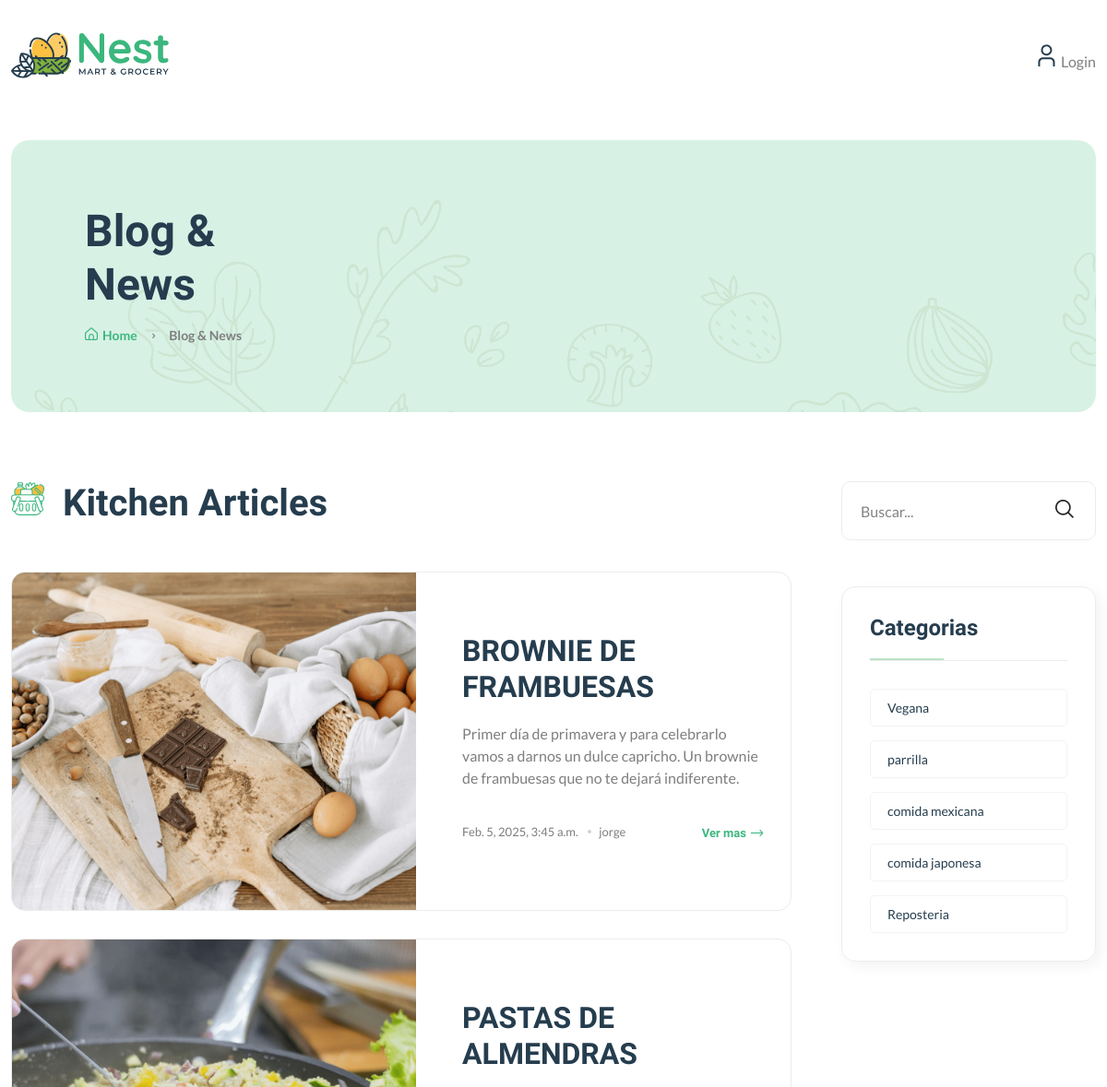
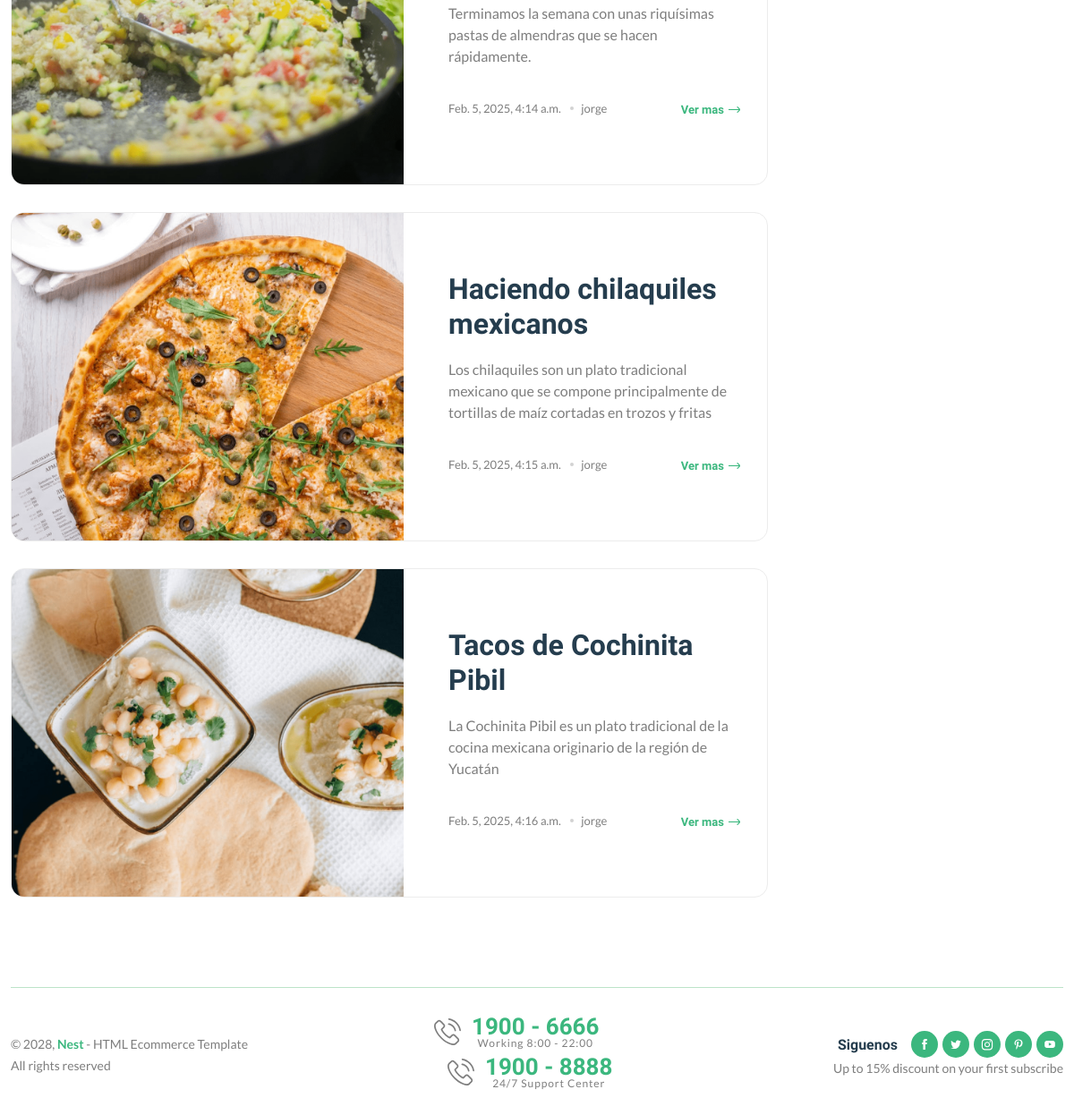
The page / on the database its author committed (2 pictures, top to bottom).
### blogs/models.py (models this page shows, shortened)
class Blog(models.Model):
    title = models.CharField(max_length=100)
    slug = models.SlugField(max_length=150,unique=True, blank=True)
    category = models.ForeignKey(Categorias, on_delete=models.CASCADE)
    author = models.ForeignKey(User, on_delete=models.CASCADE)
    featured_image = models.ImageField(upload_to='uploads/%Y/%m/%d')
    short_description = models.TextField(max_length=500)
    blog_body = models.TextField(max_length=2000)
    status = models.TextField(max_length=20,choices=STATUS_CHOICES, default="Draft")
    is_featured = models.BooleanField(default=False)
    created_at = models.DateTimeField(auto_now_add=True)
    update_at = models.DateTimeField(auto_now=True)

class Categorias(models.Model):
    category_name = models.CharField(max_length=50, unique=True)
    created_at = models.DateTimeField(auto_now_add=True)
    update_at = models.DateTimeField(auto_now_add=True)
    class Meta:
        verbose_name_plural = 'categories'

### blog/views.py (the view)
# urls.py: 2. Add a URL to urlpatterns:  path('', views.home, name='home')
def home(request):
    posts = Blog.objects.filter(is_featured = True).order_by('update_at')
    context = {
        'featured_posts': posts
    }
    return render(request, 'home.html', context)

### blogs/context_processor.py (called while the page is built)
def get_categories(request):
    categories = Categorias.objects.all()
    return dict(categories=categories)

### templates/home.html (shortened to what this page needs)
{% extends 'base.html' %}
{% load static %}
{% block content%}
    <main class="main">
        <div class="page-header mt-30 mb-75">
            <div class="container">
                <div class="archive-header">
                    <div class="row align-items-center">
                        <div class="col-xl-3">
                            <h1 class="mb-15">Blog & News</h1>
                            <div class="breadcrumb">
                                <a href="{% url 'home' %}" rel="nofollow"><i class="fi-rs-home mr-5"></i>Home</a>
                                <span></span> Blog & News
                            </div>
                        </div>
                    </div>
                </div>
            </div>
        </div>
        <div class="page-content mb-50">
            <div class="container">
                <div class="row">
                    <div class="col-lg-9">
                        <div class="shop-product-fillter mb-50 pr-30">
                            <div class="totall-product">
                                <h2>
                                    <img class="w-36px mr-10" src="{% static 'assets/imgs/theme/icons/category-1.svg' %}" alt="" />
                                    Kitchen Articles
                                </h2>
                            </div>
                        </div>
                        <div class="loop-grid loop-list pr-30 mb-50">
                            {% for  posts in featured_posts %}
                            <article class="wow fadeIn animated hover-up mb-30 animated">
                                {% load static %}
                                <div class="post-thumb" style="background-image: url({{ posts.featured_image.url }})"></div>
                                <div class="entry-content-2 pl-50">
                                    <h3 class="post-title mb-20">
                                        <a href="{% url 'blogs' posts.slug %}">{{ posts.title }}</a>
                                    </h3>
                                    <p class="post-exerpt mb-40">{{ posts.short_description }}</p>
                                    <div class="entry-meta meta-1 font-xs color-grey mt-10 pb-10">
                                        <div>
                                            <span class="post-on">{{ posts.created_at }}</span>
                                            <span class="hit-count has-dot">{{ posts.author }}</span>
                                        </div>
                                        <a href="{% url 'blogs' posts.slug %}" class="text-brand font-heading font-weight-bold">Ver mas<i class="fi-rs-arrow-right"></i></a>
                                    </div>
                                </div>
                            </article>
                            {% endfor %}
                        </div>
                    </div>
                    <div class="col-lg-3 primary-sidebar sticky-sidebar">
                        <div class="widget-area">
                            {% include 'includes/blog_search.html' %}
                            {% include 'includes/category_list.html' %}
                        </div>
                    </div>
                </div>
            </div>
        </div>
    </main>
{% endblock %}

### templates/base.html (shortened to what this page needs)
{% load static %}
<!DOCTYPE html>
<html class="no-js" lang="en">
<head>
    <link rel="stylesheet" href="{% static 'assets/css/main.css' %}" />
</head>
<body>
    <header class="header-area header-style-1 header-height-2">
        <div class="header-middle header-middle-ptb-1 d-none d-lg-block">
            <div class="container">
                <div class="header-wrap">
                    <div class="logo logo-width-1">
                        <a href="{% url 'home' %}"><img src="{% static 'assets/imgs/theme/logo.svg' %}" alt="logo" /></a>
                    </div>
                    <div class="header-right">
                        <div class="header-action-right">
                            <div class="header-action-2">
                                {% if not user.is_authenticated %}
                                <div class="header-action-icon-2">
                                    <a href="shop-compare.html">
                                        <img class="svgInject" alt="Nest" src="{% static 'assets/imgs/theme/icons/icon-user.svg' %}" />
                                    </a>
                                    <a href="{% url 'login' %}"><span class="lable ml-0">&nbsp;Login</span></a>
                                </div>
                                {% endif %}
                            </div>
                        </div>
                    </div>
                </div>
            </div>
        </div>
    </header>
{% block content %}
{% endblock %}
    <footer class="main">
        <div class="container pb-30">
            <div class="row align-items-center">
                <div class="col-12 mb-30">
                    <div class="footer-bottom"></div>
                </div>
                <div class="col-xl-4 col-lg-6 col-md-6">
                    <p class="font-sm mb-0">&copy; 2028, <strong class="text-brand">Nest</strong> - HTML Ecommerce Template <br />All rights reserved</p>
                </div>
                <div class="col-xl-4 col-lg-6 text-center d-none d-xl-block">
                    <div class="hotline d-lg-inline-flex mr-30">
                        <img src="{% static 'assets/imgs/theme/icons/phone-call.svg' %}" alt="hotline" />
                        <p>1900 - 6666<span>Working 8:00 - 22:00</span></p>
                    </div>
                    <div class="hotline d-lg-inline-flex">
                        <img src="{% static 'assets/imgs/theme/icons/phone-call.svg' %}" alt="hotline" />
                        <p>1900 - 8888<span>24/7 Support Center</span></p>
                    </div>
                </div>
                <div class="col-xl-4 col-lg-6 col-md-6 text-end d-none d-md-block">
                    <div class="mobile-social-icon">
                        <h6>Siguenos</h6>
                        <a href="#"><img src="{% static 'assets/imgs/theme/icons/icon-facebook-white.svg' %}" alt="" /></a>
                        <a href="#"><img src="{% static 'assets/imgs/theme/icons/icon-twitter-white.svg' %}" alt="" /></a>
                        <a href="#"><img src="{% static 'assets/imgs/theme/icons/icon-instagram-white.svg' %}" alt="" /></a>
                        <a href="#"><img src="{% static 'assets/imgs/theme/icons/icon-pinterest-white.svg' %}" alt="" /></a>
                        <a href="#"><img src="{% static 'assets/imgs/theme/icons/icon-youtube-white.svg' %}" alt="" /></a>
                    </div>
                    <p class="font-sm">Up to 15% discount on your first subscribe</p>
                </div>
            </div>
        </div>
    </footer>
</body>
</html>

### templates/includes/blog_search.html
<div class="sidebar-widget-2 widget_search mb-50">
    <div class="search-form">
        <form action="{% url 'search' %}"method = "GET">
            <input type="text" name="keyword" value="{{keyword}}" placeholder="Buscar..." />
            <button type="submit"><i class="fi-rs-search"></i></button>
        </form>
    </div>
</div>

### templates/includes/category_list.html
<div class="sidebar-widget widget-category-2 mb-50">
    <h5 class="section-title style-1 mb-30">Categorias</h5>
    <ul>
        {% for cat in categories %}
        <li>
            <a href="{% url 'posts_by_category' cat.id %}">{{ cat.category_name }}</a>
        </li>
        {% endfor %}
    </ul>
</div>

### rows shown on the page
Blog: featured_image (picture), title "BROWNIE DE FRAMBUESAS", short_description "Primer día de primavera y para celebrarlo vamos a darnos un dulce capricho. Un brownie de frambuesas que no te dejará indiferente.", created_at "Feb. 5, 2025, 3:45 a.m.", author "jorge"
Blog: featured_image (picture), title "PASTAS DE ALMENDRAS", short_description "Terminamos la semana con unas riquísimas pastas de almendras que se hacen rápidamente.", created_at "Feb. 5, 2025, 4:14 a.m.", author "jorge"
Blog: featured_image (picture), title "Haciendo chilaquiles mexicanos", short_description "Los chilaquiles son un plato tradicional mexicano que se compone principalmente de tortillas de maíz cortadas en trozos y fritas", created_at "Feb. 5, 2025, 4:15 a.m.", author "jorge"
Blog: featured_image (picture), title "Tacos de Cochinita Pibil", short_description "La Cochinita Pibil es un plato tradicional de la cocina mexicana originario de la región de Yucatán", created_at "Feb. 5, 2025, 4:16 a.m.", author "jorge"
Categorias: category_name "Vegana"
Categorias: category_name "parrilla"
Categorias: category_name "comida mexicana"
Categorias: category_name "comida japonesa"
Categorias: category_name "Reposteria"
